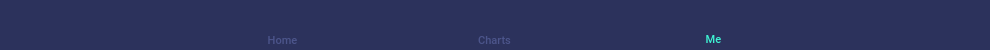
    <widget class="QWidget" name="footer" native="true">
     <property name="geometry">
      <rect>
       <x>10</x>
       <y>690</y>
       <width>990</width>
       <height>50</height>
      </rect>
     </property>
     <property name="minimumSize">
      <size>
       <width>990</width>
       <height>50</height>
      </size>
     </property>
     <property name="maximumSize">
      <size>
       <width>990</width>
       <height>50</height>
      </size>
     </property>
     <property name="styleSheet">
      <string notr="true">background-color: #2c325c;
border-radius:10px;</string>
     </property>
     <widget class="QPushButton" name="ficon3">
      <property name="geometry">
       <rect>
        <x>700</x>
        <y>10</y>
        <width>24</width>
        <height>24</height>
       </rect>
      </property>
      <property name="minimumSize">
       <size>
        <width>24</width>
        <height>24</height>
       </size>
      </property>
      <property name="maximumSize">
       <size>
        <width>24</width>
        <height>24</height>
       </size>
      </property>
      <property name="styleSheet">
       <string notr="true">background-image: url('sources/icons/menu/me_active.png') center no-repeat;
</string>
      </property>
      <property name="text">
       <string/>
      </property>
     </widget>
     <widget class="QLabel" name="flabel1">
      <property name="geometry">
       <rect>
        <x>262</x>
        <y>30</y>
        <width>41</width>
        <height>20</height>
       </rect>
      </property>
      <property name="minimumSize">
       <size>
        <width>0</width>
        <height>0</height>
       </size>
      </property>
      <property name="font">
       <font>
        <family>Roboto Medium</family>
        <pointsize>8</pointsize>
        <weight>50</weight>
        <bold>false</bold>
       </font>
      </property>
      <property name="styleSheet">
       <string notr="true">background-color: 0;</string>
      </property>
      <property name="text">
       <string>&lt;html&gt;&lt;head/&gt;&lt;body&gt;&lt;p align=&quot;center&quot;&gt;&lt;span style=&quot; color:#4c558b;&quot;&gt;Home&lt;/span&gt;&lt;/p&gt;&lt;/body&gt;&lt;/html&gt;</string>
      </property>
     </widget>
     <widget class="QLabel" name="flabel2">
      <property name="geometry">
       <rect>
        <x>474</x>
        <y>30</y>
        <width>41</width>
        <height>20</height>
       </rect>
      </property>
      <property name="font">
       <font>
        <family>Roboto Medium</family>
        <pointsize>8</pointsize>
        <weight>50</weight>
        <bold>false</bold>
       </font>
      </property>
      <property name="styleSheet">
       <string notr="true">background-color: 0;</string>
      </property>
      <property name="text">
       <string>&lt;html&gt;&lt;head/&gt;&lt;body&gt;&lt;p align=&quot;center&quot;&gt;&lt;span style=&quot; color:#4c558b;&quot;&gt;Charts&lt;/span&gt;&lt;/p&gt;&lt;/body&gt;&lt;/html&gt;</string>
      </property>
     </widget>
     <widget class="QPushButton" name="ficon1">
      <property name="geometry">
       <rect>
        <x>271</x>
        <y>10</y>
        <width>24</width>
        <height>24</height>
       </rect>
      </property>
      <property name="minimumSize">
       <size>
        <width>24</width>
        <height>24</height>
       </size>
      </property>
      <property name="maximumSize">
       <size>
        <width>24</width>
        <height>24</height>
       </size>
      </property>
      <property name="styleSheet">
       <string notr="true">background-image: url('sources/icons/menu/home.png') center no-repeat;
</string>
      </property>
      <property name="text">
       <string/>
      </property>
     </widget>
     <widget class="QLabel" name="flabel3">
      <property name="geometry">
       <rect>
        <x>698</x>
        <y>30</y>
        <width>31</width>
        <height>19</height>
       </rect>
      </property>
      <property name="font">
       <font>
        <family>Roboto Medium</family>
        <pointsize>8</pointsize>
        <weight>50</weight>
        <bold>false</bold>
       </font>
      </property>
      <property name="styleSheet">
       <string notr="true">background-color: 0;</string>
      </property>
      <property name="text">
       <string>&lt;html&gt;&lt;head/&gt;&lt;body&gt;&lt;p align=&quot;center&quot;&gt;&lt;span style=&quot; color:#3ef3d3;&quot;&gt;Me&lt;/span&gt;&lt;/p&gt;&lt;/body&gt;&lt;/html&gt;</string>
      </property>
     </widget>
     <widget class="QPushButton" name="ficon2">
      <property name="geometry">
       <rect>
        <x>484</x>
        <y>10</y>
        <width>24</width>
        <height>24</height>
       </rect>
      </property>
      <property name="minimumSize">
       <size>
        <width>24</width>
        <height>24</height>
       </size>
      </property>
      <property name="maximumSize">
       <size>
        <width>24</width>
        <height>24</height>
       </size>
      </property>
      <property name="styleSheet">
       <string notr="true">background-image: url('sources/icons/menu/chart.png') center no-repeat;
</string>
      </property>
      <property name="text">
       <string/>
      </property>
     </widget>
     <widget class="QPushButton" name="f_btn_1">
      <property name="geometry">
       <rect>
        <x>256</x>
        <y>10</y>
        <width>51</width>
        <height>41</height>
       </rect>
      </property>
      <property name="styleSheet">
       <string notr="true">background-color: 0;
opacity: 0;</string>
      </property>
      <property name="text">
       <string/>
      </property>
      <attribute name="buttonGroup">
       <string notr="true">footerbuttons</string>
      </attribute>
     </widget>
     <widget class="QPushButton" name="f_btn_2">
      <property name="geometry">
       <rect>
        <x>472</x>
        <y>10</y>
        <width>51</width>
        <height>41</height>
       </rect>
      </property>
      <property name="styleSheet">
       <string notr="true">background-color: 0;</string>
      </property>
      <property name="text">
       <string/>
      </property>
      <attribute name="buttonGroup">
       <string notr="true">footerbuttons</string>
      </attribute>
     </widget>
     <widget class="QPushButton" name="f_btn_3">
      <property name="geometry">
       <rect>
        <x>692</x>
        <y>10</y>
        <width>51</width>
        <height>41</height>
       </rect>
      </property>
      <property name="styleSheet">
       <string notr="true">background-color: 0;</string>
      </property>
      <property name="text">
       <string/>
      </property>
      <attribute name="buttonGroup">
       <string notr="true">footerbuttons</string>
      </attribute>
     </widget>
    </widget>
